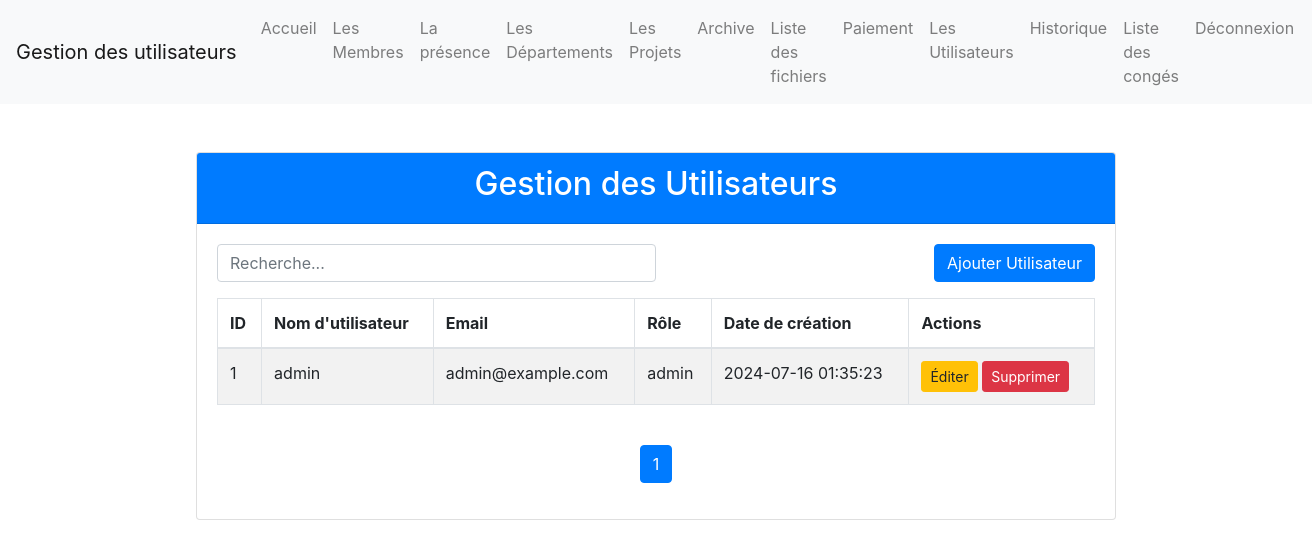
The app's page /pages/gestion_users.php (signed in) with its own data.
### tables this page shows
CREATE TABLE IF NOT EXISTS `users` (
  `id_user` int NOT NULL AUTO_INCREMENT,
  `username` varchar(100) NOT NULL,
  `email` varchar(100) NOT NULL,
  `password` varchar(255) NOT NULL,
  `role` enum('admin','rh','user') DEFAULT 'user',
  `created_at` timestamp NOT NULL DEFAULT CURRENT_TIMESTAMP,
  `updated_at` timestamp NULL DEFAULT NULL ON UPDATE CURRENT_TIMESTAMP,
  `status` enum('active','inactive') DEFAULT 'inactive',
  `profile_picture` varchar(255) DEFAULT NULL,
  PRIMARY KEY (`id_user`),
  UNIQUE KEY `email` (`email`),
  KEY `idx_username` (`username`)
);

### pages/gestion_users.php (the view, shortened to what this page needs)
<?php
include_once 'config/database.php';
$itemsPerPage = 10;
$page = isset($_GET['page']) ? (int)$_GET['page'] : 1;
$offset = ($page - 1) * $itemsPerPage;
$query = "SELECT * FROM users LIMIT ?, ?";
$stmt = $conn->prepare($query);
$stmt->bind_param("ii", $offset, $itemsPerPage);
$stmt->execute();
$result = $stmt->get_result();
$totalRowsQuery = "SELECT COUNT(*) as totalRows FROM users";
$totalRowsResult = $conn->query($totalRowsQuery);
$totalRows = $totalRowsResult->fetch_assoc()['totalRows'];
$totalPages = ceil($totalRows / $itemsPerPage);
?>
<!DOCTYPE html>
<html lang="fr">
<head>
    <link href="https://stackpath.bootstrapcdn.com/bootstrap/4.5.2/css/bootstrap.min.css" rel="stylesheet">
    <link rel="stylesheet" href="https://cdnjs.cloudflare.com/ajax/libs/font-awesome/5.15.4/css/all.min.css">
</head>
<body>
    <?php include "menu.php"; ?>
    <div class="container mt-5">
        <div class="row justify-content-center">
            <div class="col-md-10">
                <div class="card">
                    <div class="card-header bg-primary text-white">
                        <h2 class="text-center">Gestion des Utilisateurs</h2>
                    </div>
                    <div class="card-body">
                        <div class="d-flex justify-content-between mb-3">
                            <input type="text" id="searchInput" class="form-control w-50" placeholder="Recherche...">
                            <a href="add_user.php" class="btn btn-primary">Ajouter Utilisateur</a>
                        </div>
                        <div class="table-responsive">
                            <table id="tableUsers" class="table table-bordered table-striped">
                                <thead>
                                    <tr>
                                        <th>ID</th>
                                        <th>Nom d'utilisateur</th>
                                        <th>Email</th>
                                        <th>Rôle</th>
                                        <th>Date de création</th>
                                        <th>Actions</th>
                                    </tr>
                                </thead>
                                <tbody>
                                    <?php while ($row = $result->fetch_assoc()) : ?>
                                        <tr>
                                            <td><?php echo $row['id_user']; ?></td>
                                            <td><?php echo htmlspecialchars($row['username']); ?></td>
                                            <td><?php echo htmlspecialchars($row['email']); ?></td>
                                            <td><?php echo htmlspecialchars($row['role']); ?></td>
                                            <td><?php echo $row['created_at']; ?></td>
                                            <td>
                                                <a href="edit_user.php?id=<?php echo $row['id_user']; ?>" class="btn btn-warning btn-sm">Éditer</a>
                                                <a href="delete_user.php?id=<?php echo $row['id_user']; ?>" class="btn btn-danger btn-sm" onclick="return confirm('Êtes-vous sûr de vouloir supprimer cet utilisateur ?');">Supprimer</a>
                                            </td>
                                        </tr>
                                    <?php endwhile; ?>
                                </tbody>
                            </table>
                        </div>
                        <nav aria-label="Page navigation example">
                            <ul class="pagination justify-content-center mt-4">
                                <?php for ($i = 1; $i <= $totalPages; $i++) : ?>
                                    <li class="page-item <?php echo ($page == $i) ? 'active' : ''; ?>">
                                        <a class="page-link" href="?page=<?php echo $i; ?>"><?php echo $i; ?></a>
                                    </li>
                                <?php endfor; ?>
                            </ul>
                        </nav>
                    </div>
                </div>
            </div>
        </div>
    </div>
</body>
</html>

### records on screen
users: id_user "1", username "admin", email "admin@example.com", role "admin", created_at "2024-07-16 01:35:23"

### other values on screen
$pageTitle "Gestion des utilisateurs"
